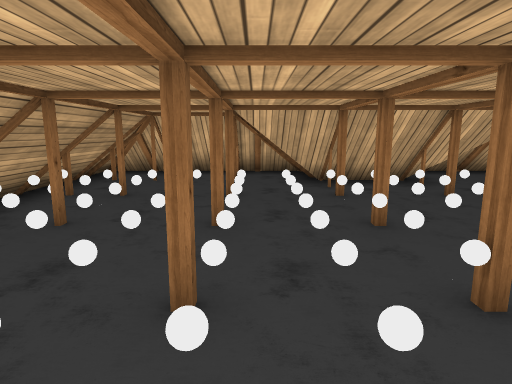
View 1 (above)

16 first-person views from a walk through a Unity game level. The camera is 1.4 m above the floor, tilts 10° down and sees 75° across. The floor is counted in squares, 1 m on a side. Each view is taken from the middle of a square. On the plan, view 1 faces up. The plan holds only what a view shows up to about 15 squares ahead; the rest is blank. The place goes on beyond the plan. Some animated figures are not drawn. Some surface patterns are stand-ins.

View 2
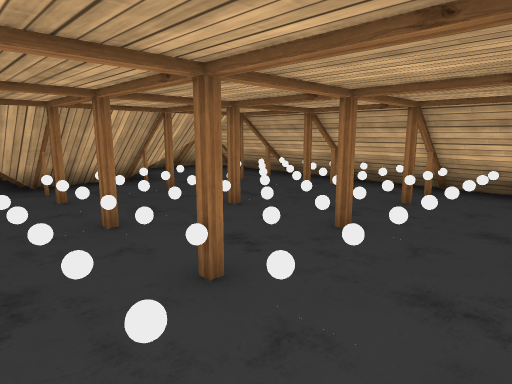

View 3
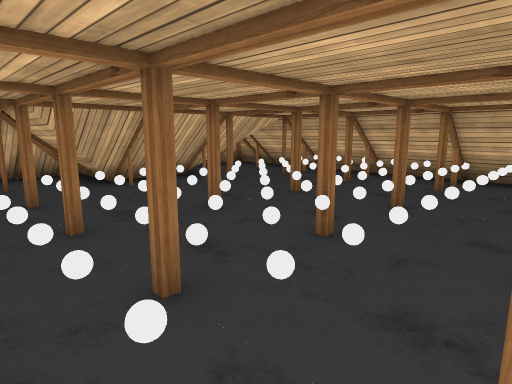

View 4
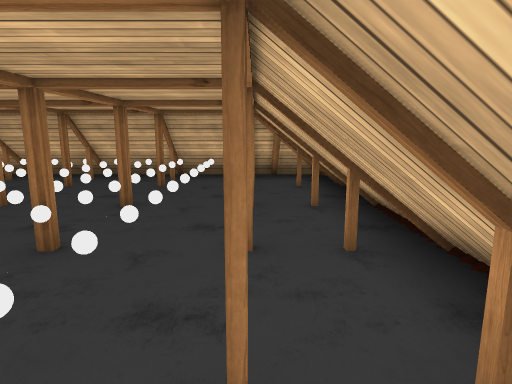

View 5
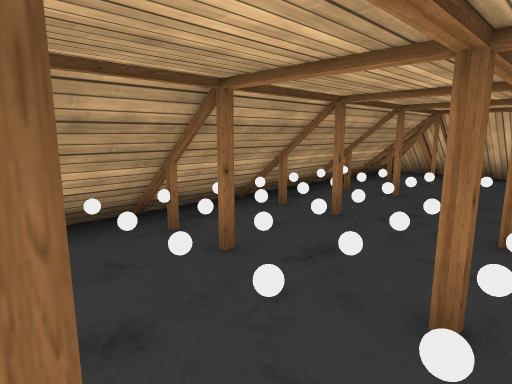

View 6
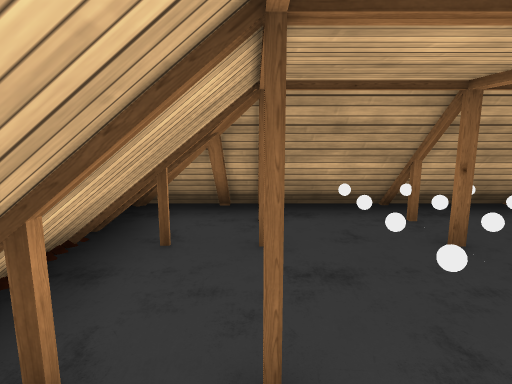

View 7
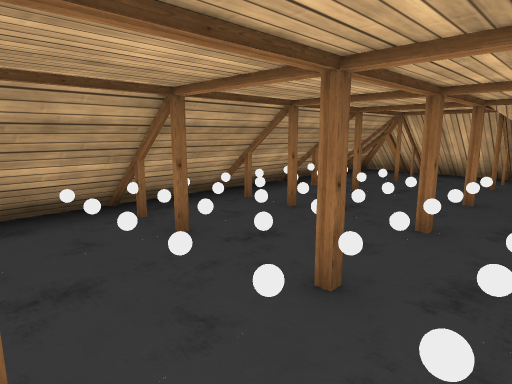

View 8
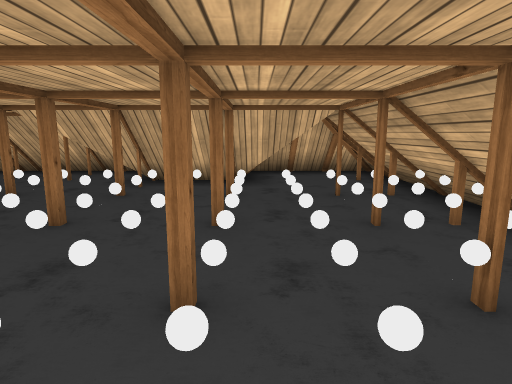

View 9
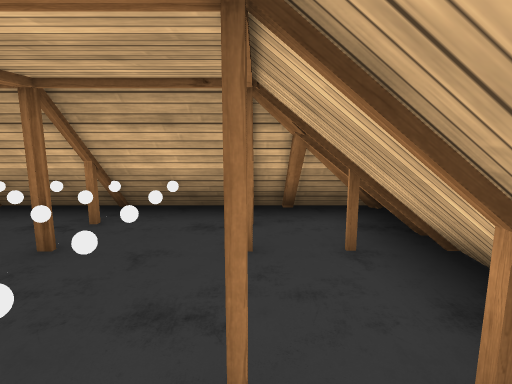

View 10
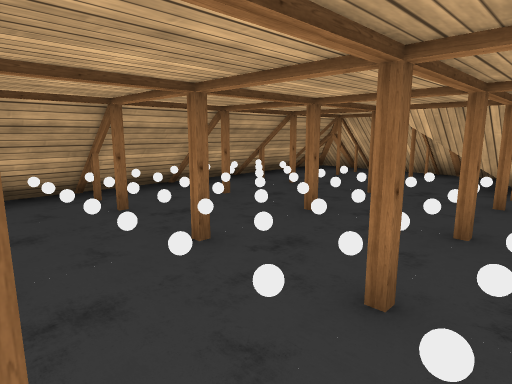

View 11
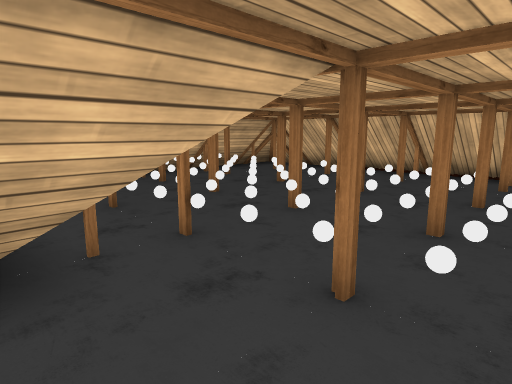

View 12
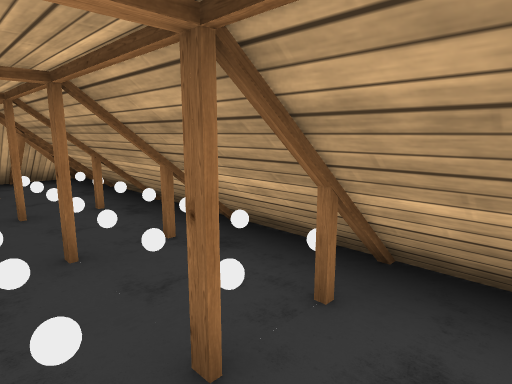

View 13
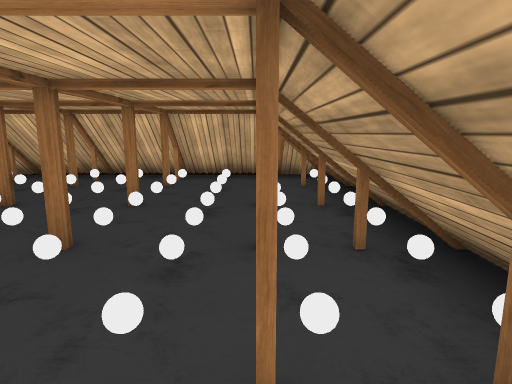

View 14
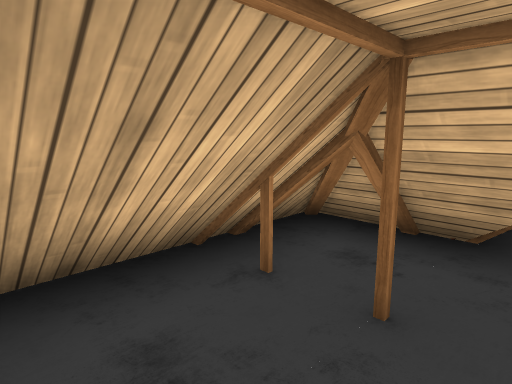

View 15
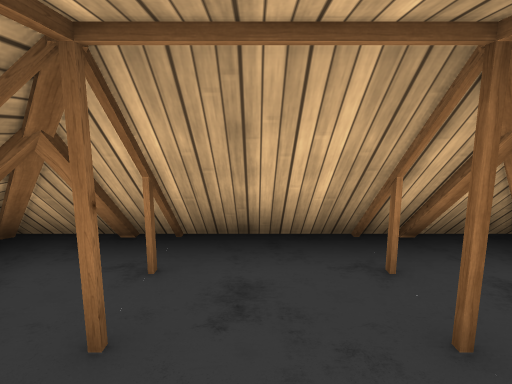

View 16
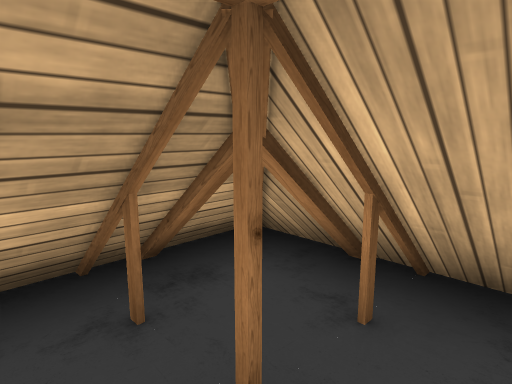

### Floor plan
Key: @ floor where view 1 was taken; # wall or solid block; . floor; = window, fence, low wall or low ledge; ^ raised ledge; v drop or lower ground; O other object.
Columns run from 6 left of view 1 to 9 right of it. Each row starts with its distance up from view 1.
 13  v ^ ^v    v  v
 12 v^^^=^^=   ^^^==
 11 ^^^##^##=  ^ ^#=
 10  =##.##^^ ^  #^^
  9 ^^#...#^^^^####=
  8 v=##..#########=
  7  =#OOOOOOOOOOO#O
  6 ^^OOOOOOOOOOOO#O
  5  =##O#OO#O#OO#OO
  4 ^^#OOOOOOOOOOO#O
  3 v=##O#OO#O#OO##O
  2  =#OOOOOOOOOOO#O
  1 ^^OOOOOOOOOOOO#O
  0  =##.#@.#.#..#^^
 -1 ^=## #### ####^=
 -2  ^=#^=^#=^=^==^^

Positions as (right, up) in squares from view 1, and headings:
1: (0, 0), facing up
2: (0, 0), facing up-right
3: (-2, 0), facing up-right
4: (-2, 0), facing right
5: (0, 0), facing up-left
6: (1, 0), facing left
7: (1, 0), facing up-left
8: (5, 0), facing up
9: (3, 0), facing right
10: (3, 0), facing up-left
11: (-2, 10), facing down-right
12: (-2, 9), facing down-left
13: (-3, 9), facing down
14: (-3, 9), facing up-right
15: (-2, 8), facing up
16: (-2, 9), facing up-left
